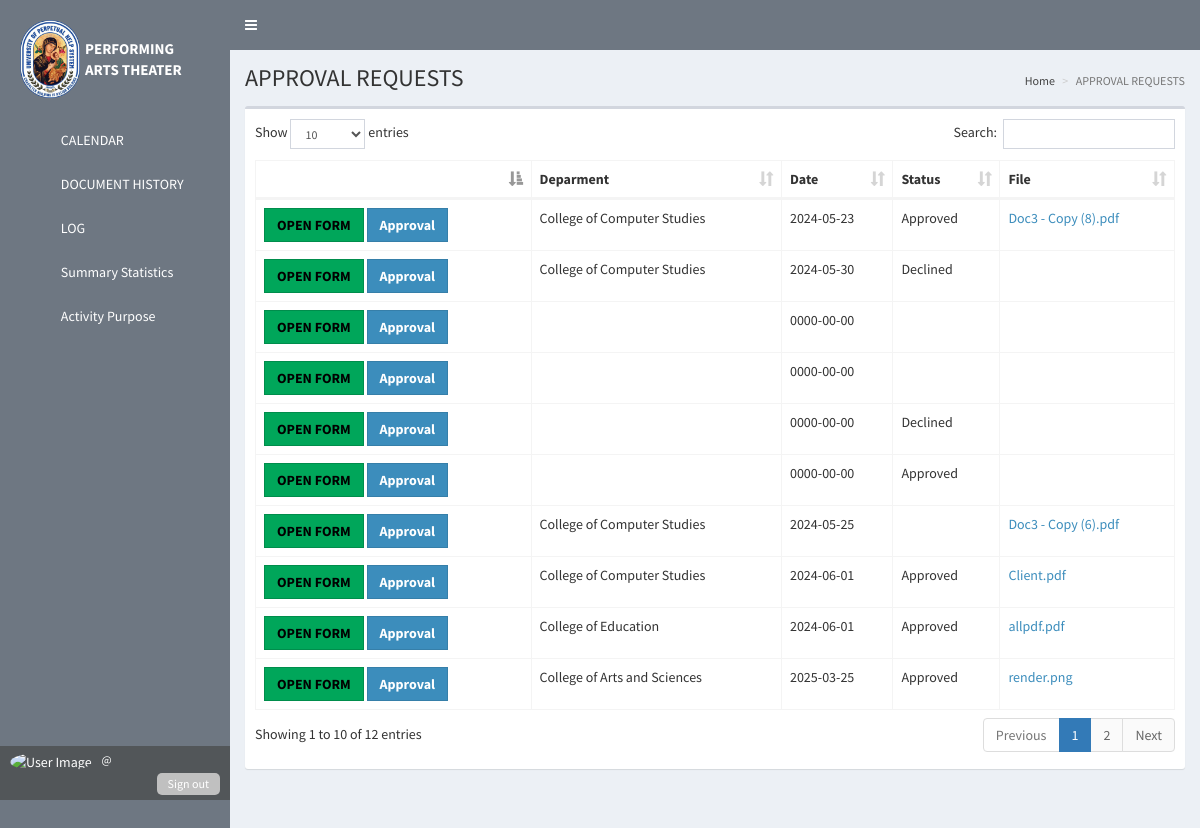
The app's page /admin/approval.php with its own data.
### tables this page shows
CREATE TABLE `request` (
  `id` int(11) NOT NULL,
  `users_id` int(11) NOT NULL,
  `department` text NOT NULL,
  `activityorpurpose` text NOT NULL,
  `division` text NOT NULL,
  `numberofattendees` text NOT NULL,
  `datefilled` date NOT NULL,
  `timeneeded` text NOT NULL,
  `dateneeded` text NOT NULL,
  `pat` text NOT NULL,
  `emcroom` text NOT NULL,
  `tvroom` text NOT NULL,
  `institutional` text NOT NULL,
  `cocurricular` text NOT NULL,
  `curricular` text NOT NULL,
  `extracurricular` text NOT NULL,
  `outsidegroup` text NOT NULL,
  `personincharge` text NOT NULL,
  `contactnumber` text NOT NULL,
  `file` text NOT NULL,
  `status` text NOT NULL
);

### config/config.php (called while the page is built, shortened)
<?php
class Connection{
	private $servername = "localhost";
	private $username = "root";
	private $password = "";
	private $dbname = "eventmanagementsystem";
	public function conn(){
		try {
		$this->dsn = "mysql:host=".$this->servername.";dbname=".$this->dbname;
		$this->pdo = new PDO($this->dsn, $this->username, $this->password);
		$this->pdo->setAttribute(PDO::ATTR_ERRMODE, PDO::ERRMODE_EXCEPTION);
		$this->pdo->setAttribute(PDO::ATTR_DEFAULT_FETCH_MODE, PDO::FETCH_ASSOC);
		return $this->pdo;
		} catch (Exception $e) {
			echo 'error'. $e->getmessage();
		}
	}
}
?>

### admin/approval.php (the view, shortened to what this page needs)
<?php
  include '../config/config.php';
  class data extends Connection{
      public function managedata(){
?>
<!DOCTYPE html>
<html>
<head><?php include 'head.php'; ?></head>
<body class="hold-transition skin-blue sidebar-mini">
<div class="wrapper">
<?php include 'navbar.php'; ?>
<?php include 'sidebar.php'; ?>
  <div class="content-wrapper" style="overflow-y: scroll;height: 100vh;padding-bottom: 50px;">
    <section class="content-header">
      <h1>
        APPROVAL REQUESTS
      </h1>
      <ol class="breadcrumb">
        <li><a href="dashboard.php"><i class="fa fa-dashboard"></i> Home</a></li>
        <li class="active">APPROVAL REQUESTS</li>
      </ol>
    </section>
    <section class="content">
            <div class="row">
        <div class="col-xs-12">
          <div class="box">
            <div class="box-body table-responsive">
              <table id="example1" class="table table-bordered">
                <thead>
                  <th></th>
                  <th>Deparment</th>
                  <th>Date</th>
                  <th>Status</th>
                  <th>File</th>
                </thead>
                <tbody>
                  <?php $sql = "SELECT * FROM request";
                  $stmt = $this->conn()->query($sql);
                  while ($row = $stmt->fetch()) { ?>
                          <tr>
                            <td>
                              <a class="btn btn-success btn-flat" href="approval.php?id=<?php echo $row['id'] ?>" style="color: black;"><b>OPEN FORM</b></a>
                              <button class="btn btn-primary btn-flat approval" data-request_id="<?php echo $row['id'] ?>"><b>Approval</b></button>
                            </td>
                            <td><?php echo $row['department'] ?></td>
                            <td><?php echo $row['datefilled'] ?></td>
                            <td><?php echo $row['status'] ?></td>
                            <td>
                              <a href="../file/<?php echo $row['file'] ?>" target="_blank"><?php echo $row['file'] ?></a>
                            </td>
                          </tr>
                      <?php
                          }
                          ?>
                </tbody>
              </table>
            </div>
          </div>
        </div>
      </div>
    </section>
  </div>
</div>
</body>
</html>
     <?php
                      }
                  }
                    $data = new data();
                    $data->managedata();
                  ?>

### admin/head.php (shortened to what this page needs)
<link rel="stylesheet" href="../bower_components/bootstrap/dist/css/bootstrap.min.css">
<link rel="stylesheet" href="../bower_components/font-awesome/css/font-awesome.min.css">
<link rel="stylesheet" href="../bower_components/select2/dist/css/select2.min.css">
<link rel="stylesheet" href="../dist/css/AdminLTE.min.css">
<link rel="stylesheet" href="../bower_components/datatables.net-bs/css/dataTables.bootstrap.min.css">
<link rel="stylesheet" href="../bower_components/bootstrap-daterangepicker/daterangepicker.css">
<link rel="stylesheet" href="../plugins/timepicker/bootstrap-timepicker.min.css">
<link rel="stylesheet" href="../bower_components/bootstrap-datepicker/dist/css/bootstrap-datepicker.min.css">
<link rel="stylesheet" href="../dist/css/skins/_all-skins.min.css">

### admin/navbar.php (shortened to what this page needs)
<header class="main-header">
  <nav class="navbar navbar-static-top">
    <a href="#" class="sidebar-toggle" data-toggle="push-menu" role="button">
    </a>
  </nav>
</header>

### admin/sidebar.php (shortened to what this page needs)
<aside class="main-sidebar">
  <section class="sidebar">
    <ul class="sidebar-menu" data-widget="tree">
      <li style="text-align: center;padding: 20px;display: flex;place-items: center;"><img src="../images/logo.png" width="60px"> <div style="text-align: left;font-size: 15px;font-weight: bold;color: #fff;padding-left: 5px;">PERFORMING<br>ARTS THEATER</div></li>
      <li><a href="dashboard.php"><i class="fas fa-calendar"></i> <span>CALENDAR</span></a></li>
      <?php if($_SESSION['type'] == 0): ?>
        <li><a href="document_history.php"><i class="fas fa-book"></i> <span>DOCUMENT HISTORY</span></a></li>
        <li><a href="log.php"><i class="fas fa-chart-bar"></i> <span>LOG</span></a></li>
        <li><a href="summary.php"><i class="fas fa-bar-chart"></i> <span>Summary Statistics</span></a></li>
        <li><a href="activityorpurpose.php"><i class="fas fa-list"></i> <span>Activity Purpose</span></a></li>
      <?php endif; ?>
    </ul>
    <ul class="profile-bottom" style="padding: 5px 10px;">
      <ul class="profile-bottom-wrapper">
        <li style="list-style: none;display: flex;color: #fff;place-items: center;" class="user-header">
          <?php
                  $sql = "SELECT * FROM users WHERE id = '".$_SESSION['id']."'";
          $stmt = $this->conn()->query($sql);
          $row = $stmt->fetch();
                ?>
           <a href="#profile" data-toggle="modal" id="admin_profile" data-user_id="<?php echo $_SESSION['id'] ?>" data-firstname="<?php echo $row['firstname'] ?>" data-email="<?php echo $row['email'] ?>" data-password="<?php echo $row['passwordtxt'] ?>">
          <img src="../images/<?php echo $row['img'] ?>" class="img-circle" alt="User Image" style="width: 40px;height: 40px;">
          </a>
          <div style="margin-left: 10px;">
            <div style="margin-top: -5px;"><small>@<?php echo str_replace('@gmail.com', '', $row['email']); ?></small></div>
          </div>
        </li>
        <li style="list-style: none;text-align: right;" class="user-footer">
          <div>
            <a href="../logout.php" class="btn btn-flat btn-sm" style="background-color: #c0c0c0;color: red;padding: 1px 10px;border-radius: 5px;">Sign out</a>
          </div>
        </li>
      </ul>
    </ul>
  </section>
</aside>

### admin/sidebar.php (style rules this page uses)
.main-sidebar a { color:white !important; }

### records on screen
request: department "College of Computer Studies", datefilled "2024-05-23", status "Approved", file "Doc3 - Copy (8).pdf"
request: department "College of Computer Studies", datefilled "2024-05-30", status "Declined"
request: datefilled "0000-00-00"
request: datefilled "0000-00-00"
request: datefilled "0000-00-00", status "Declined"
request: datefilled "0000-00-00", status "Approved"
request: department "College of Computer Studies", datefilled "2024-05-25", file "Doc3 - Copy (6).pdf"
request: department "College of Computer Studies", datefilled "2024-06-01", status "Approved", file "Client.pdf"
request: department "College of Education", datefilled "2024-06-01", status "Approved", file "allpdf.pdf"
request: department "College of Arts and Sciences", datefilled "2025-03-25", status "Approved", file "render.png"
